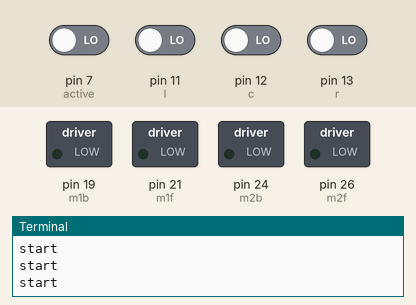
This program was run on a simulated Raspberry Pi (header pin numbers). Shown: switched loads named in the program (green lamp = pin HIGH), the last lines printed to the terminal. The test bench sets the inputs (shaded band); at power-on: pin 7 (active), pin 11 (l), pin 12 (c), pin 13 (r) LOW. Threads take turns every 2 ms.

Above: at 1.2 s.
1.3 s: pin 7 (active) driven HIGH
At 2.2 s:
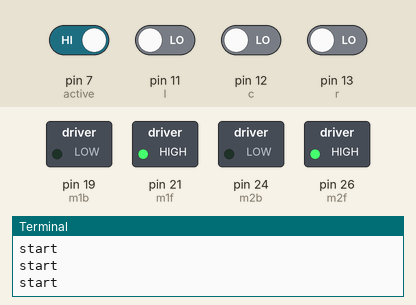
3.0 s: pin 11 (l) driven HIGH
At 3.4 s:
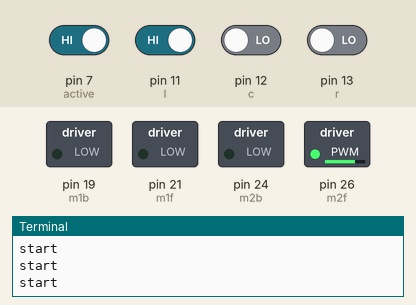
4.5 s: pin 12 (c) driven HIGH
At 5.7 s:
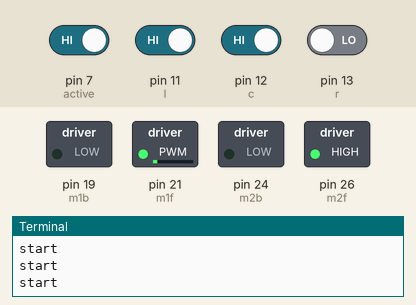
6.0 s: pin 11 (l) driven LOW
At 7.0 s:
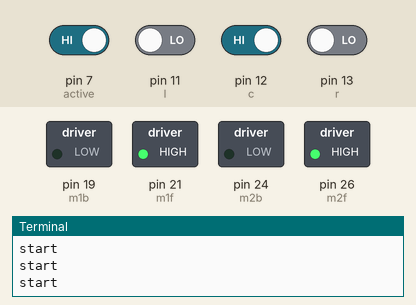
7.5 s: pin 13 (r) driven HIGH
At 8.2 s:
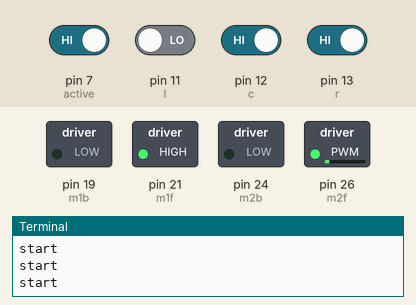
9.0 s: pin 12 (c) driven LOW
At 9.4 s:
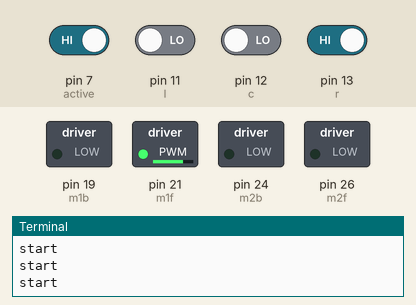
Timing chart, 0 to 11.5 s (numbered marks = the images above; inputs shaded):
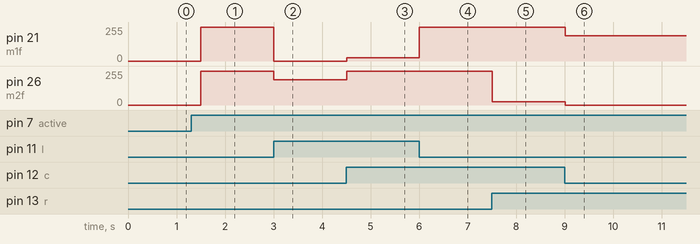

The program:

line-follow.py
```python
#!/usr/bin/python

# Created by Harry Merckel

import RPi.GPIO as GPIO
import time
from threading import Thread

# Setting up the GPIO pins for the motors and override switch
GPIO.setwarnings(False)
GPIO.setmode(GPIO.BOARD)
GPIO.setup(21, GPIO.OUT) # Motor 1 - forwards
GPIO.setup(19, GPIO.OUT) # Motor 1 - backwards
GPIO.setup(26, GPIO.OUT) # Motor 2 - forwards
GPIO.setup(24, GPIO.OUT) # Motor 2 - backwards
GPIO.setup(11, GPIO.IN) #
GPIO.setup(12, GPIO.IN) #
GPIO.setup(13, GPIO.IN) #
GPIO.setup(7, GPIO.IN) # Override switch

global l
global c
global r
global nothing
nothing = 100
print nothing

# Setting up PWM for speed control and starting motors at 0 so no output.
m1f = GPIO.PWM(21, 50)
m1b = GPIO.PWM(19, 50)
m2f = GPIO.PWM(26, 50)
m2b = GPIO.PWM(24, 50)

m1f.start(0)
m1b.start(0)
m2f.start(0)
m2b.start(0)

# This function is to simplify the motor control instead of having to use the ChangeDutyCycle function throughout the program.
def motor (l, r):
    if l > 0:
        m1f.ChangeDutyCycle(l)
        m1b.ChangeDutyCycle(0)
    else:
        m1f.ChangeDutyCycle(0)
        m1b.ChangeDutyCycle(-l)
    if r > 0:
        m2f.ChangeDutyCycle(r)
        m2b.ChangeDutyCycle(0)
    else:
        m2f.ChangeDutyCycle(0)
        m2b.ChangeDutyCycle(-r)

def lineCheck():
    while True:
        global l
        global c
        global r
        l = GPIO.input(11)
        c = GPIO.input(12)
        r = GPIO.input(13)
        time.sleep(0.001)

def checkLine():
    global nothing
    global l
    global c
    global r
    # This checks the line following sensor and acts accordingly.
    if not l and c and not r:
        motor(100,100)
        nothing = 100
        return
    if l and c and not r:
        motor(10,100)
        return
    if l and not c and not r:
        motor(0,75)
        return
    if not l and c and r:
        motor(100,10)
        return
    if not l and not c and r:
        motor(75,0)
        return
    if not l and not c and not r:
        motor(100,100)
        nothing = 50
        return
    if l and c and r:
        motor(0,0)
        return

# Checks if a connection is not made on pin 7 (switch) as an emergency stop and restarts program.
def checkSwitch():
    active = GPIO.input(7)
    if active:
        return
    else:
        motor(0, 0)
        start()

# The start function checks for the switch every two seconds if it's off.
def start():
    while True:
        print "start"
        active = GPIO.input(7)
        #active = True
        if active:
            return
        else:
            time.sleep(0.5)

motor(0, 0)

t = Thread(target=lineCheck)
t.setDaemon(True)
t.start()

start()

# This loops runs it all.
while True:
    checkSwitch()
    checkLine()
    time.sleep(0.01)

motor (0, 0)

GPIO.cleanup()
```

Measured:
- after the input at 1.3 s, pin 21 (m1f), pin 26 (m2f): 0/255 → 255/255 after 0.20 s
- after the input at 3.0 s, pin 21 (m1f): 255/255 → 0/255 at once; pin 26 (m2f): 255/255 → 191/255 at once
- after the input at 4.5 s, pin 21 (m1f): 0/255 → 26/255 at once; pin 26 (m2f): 191/255 → 255/255 at once
- after the input at 6.0 s, pin 21 (m1f): 26/255 → 255/255 at once
- after the input at 7.5 s, pin 26 (m2f): 255/255 → 26/255 at once
- after the input at 9.0 s, pin 21 (m1f): 255/255 → 191/255 at once; pin 26 (m2f): 26/255 → 0/255 at once
